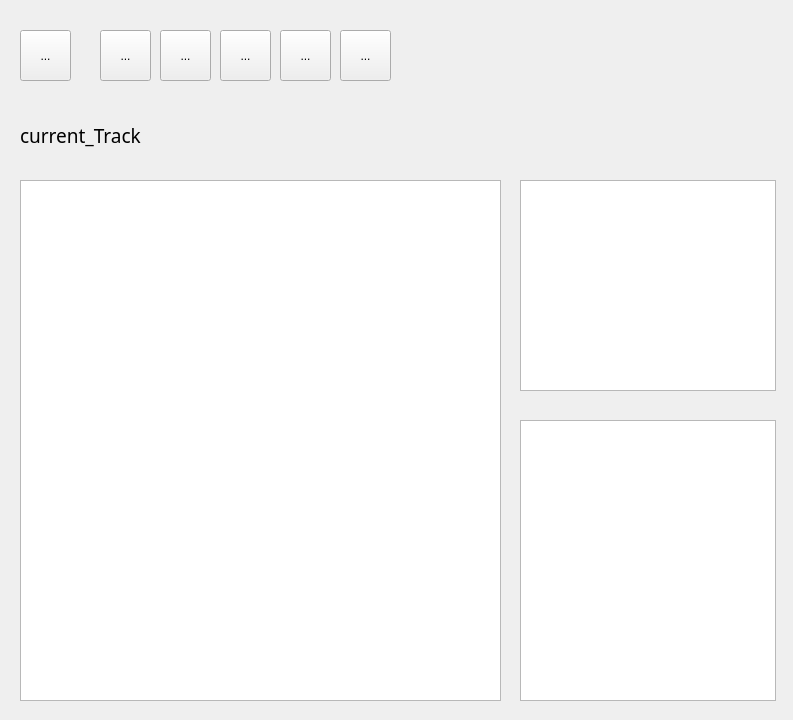
<?xml version="1.0" encoding="UTF-8"?>
<ui version="4.0">
 <class>Widget</class>
 <widget class="QWidget" name="Widget">
  <property name="enabled">
   <bool>true</bool>
  </property>
  <property name="geometry">
   <rect>
    <x>0</x>
    <y>0</y>
    <width>793</width>
    <height>720</height>
   </rect>
  </property>
  <property name="mouseTracking">
   <bool>false</bool>
  </property>
  <property name="tabletTracking">
   <bool>false</bool>
  </property>
  <property name="acceptDrops">
   <bool>false</bool>
  </property>
  <property name="windowTitle">
   <string>AudioHelga</string>
  </property>
  <property name="windowIcon">
   <iconset resource="buttons.qrc">
    <normaloff>:/from.jpg</normaloff>:/from.jpg</iconset>
  </property>
  <property name="toolTip">
   <string/>
  </property>
  <property name="toolTipDuration">
   <number>-1</number>
  </property>
  <property name="whatsThis">
   <string/>
  </property>
  <property name="styleSheet">
   <string notr="true"/>
  </property>
  <widget class="QToolButton" name="btn_add">
   <property name="geometry">
    <rect>
     <x>20</x>
     <y>30</y>
     <width>51</width>
     <height>51</height>
    </rect>
   </property>
   <property name="text">
    <string>...</string>
   </property>
   <property name="icon">
    <iconset resource="buttons.qrc">
     <normaloff>:/butten_plus.png</normaloff>:/butten_plus.png</iconset>
   </property>
   <property name="iconSize">
    <size>
     <width>35</width>
     <height>35</height>
    </size>
   </property>
  </widget>
  <widget class="QToolButton" name="btn_previous">
   <property name="geometry">
    <rect>
     <x>100</x>
     <y>30</y>
     <width>51</width>
     <height>51</height>
    </rect>
   </property>
   <property name="text">
    <string>...</string>
   </property>
   <property name="icon">
    <iconset resource="buttons.qrc">
     <normaloff>:/butten3.jpg</normaloff>:/butten3.jpg</iconset>
   </property>
   <property name="iconSize">
    <size>
     <width>45</width>
     <height>45</height>
    </size>
   </property>
  </widget>
  <widget class="QToolButton" name="btn_stop">
   <property name="geometry">
    <rect>
     <x>160</x>
     <y>30</y>
     <width>51</width>
     <height>51</height>
    </rect>
   </property>
   <property name="text">
    <string>...</string>
   </property>
   <property name="icon">
    <iconset resource="buttons.qrc">
     <normaloff>:/butten2.jpg</normaloff>:/butten2.jpg</iconset>
   </property>
   <property name="iconSize">
    <size>
     <width>45</width>
     <height>48</height>
    </size>
   </property>
  </widget>
  <widget class="QToolButton" name="btn_play">
   <property name="geometry">
    <rect>
     <x>220</x>
     <y>30</y>
     <width>51</width>
     <height>51</height>
    </rect>
   </property>
   <property name="text">
    <string>...</string>
   </property>
   <property name="icon">
    <iconset resource="buttons.qrc">
     <normaloff>:/butten1.jpg</normaloff>:/butten1.jpg</iconset>
   </property>
   <property name="iconSize">
    <size>
     <width>45</width>
     <height>48</height>
    </size>
   </property>
  </widget>
  <widget class="QToolButton" name="btn_pause">
   <property name="geometry">
    <rect>
     <x>280</x>
     <y>30</y>
     <width>51</width>
     <height>51</height>
    </rect>
   </property>
   <property name="text">
    <string>...</string>
   </property>
   <property name="icon">
    <iconset resource="buttons.qrc">
     <normaloff>:/butten5.jpg</normaloff>:/butten5.jpg</iconset>
   </property>
   <property name="iconSize">
    <size>
     <width>45</width>
     <height>45</height>
    </size>
   </property>
  </widget>
  <widget class="QToolButton" name="btn_next">
   <property name="geometry">
    <rect>
     <x>340</x>
     <y>30</y>
     <width>51</width>
     <height>51</height>
    </rect>
   </property>
   <property name="text">
    <string>...</string>
   </property>
   <property name="icon">
    <iconset resource="buttons.qrc">
     <normaloff>:/butten4.jpg</normaloff>:/butten4.jpg</iconset>
   </property>
   <property name="iconSize">
    <size>
     <width>45</width>
     <height>45</height>
    </size>
   </property>
  </widget>
  <widget class="QTableView" name="playlistView">
   <property name="enabled">
    <bool>true</bool>
   </property>
   <property name="geometry">
    <rect>
     <x>20</x>
     <y>180</y>
     <width>481</width>
     <height>521</height>
    </rect>
   </property>
   <property name="mouseTracking">
    <bool>false</bool>
   </property>
   <property name="tabletTracking">
    <bool>false</bool>
   </property>
   <property name="acceptDrops">
    <bool>false</bool>
   </property>
   <property name="toolTipDuration">
    <number>-1</number>
   </property>
   <property name="layoutDirection">
    <enum>Qt::LeftToRight</enum>
   </property>
   <property name="autoFillBackground">
    <bool>false</bool>
   </property>
   <property name="styleSheet">
    <string notr="true">font: italic 14pt &quot;Vivaldi&quot;;
</string>
   </property>
   <property name="autoScroll">
    <bool>true</bool>
   </property>
   <property name="showDropIndicator" stdset="0">
    <bool>true</bool>
   </property>
   <property name="showGrid">
    <bool>true</bool>
   </property>
   <property name="wordWrap">
    <bool>true</bool>
   </property>
  </widget>
  <widget class="QLabel" name="currentTrack">
   <property name="geometry">
    <rect>
     <x>20</x>
     <y>110</y>
     <width>701</width>
     <height>51</height>
    </rect>
   </property>
   <property name="font">
    <font>
     <family>Blackadder ITC</family>
     <pointsize>14</pointsize>
    </font>
   </property>
   <property name="autoFillBackground">
    <bool>false</bool>
   </property>
   <property name="text">
    <string>current_Track</string>
   </property>
  </widget>
  <widget class="QTableView" name="tableView">
   <property name="geometry">
    <rect>
     <x>520</x>
     <y>180</y>
     <width>256</width>
     <height>211</height>
    </rect>
   </property>
  </widget>
  <widget class="QTableView" name="tableView_2">
   <property name="geometry">
    <rect>
     <x>520</x>
     <y>420</y>
     <width>256</width>
     <height>281</height>
    </rect>
   </property>
  </widget>
 </widget>
 <resources>
  <include location="buttons.qrc"/>
 </resources>
 <connections/>
</ui>
